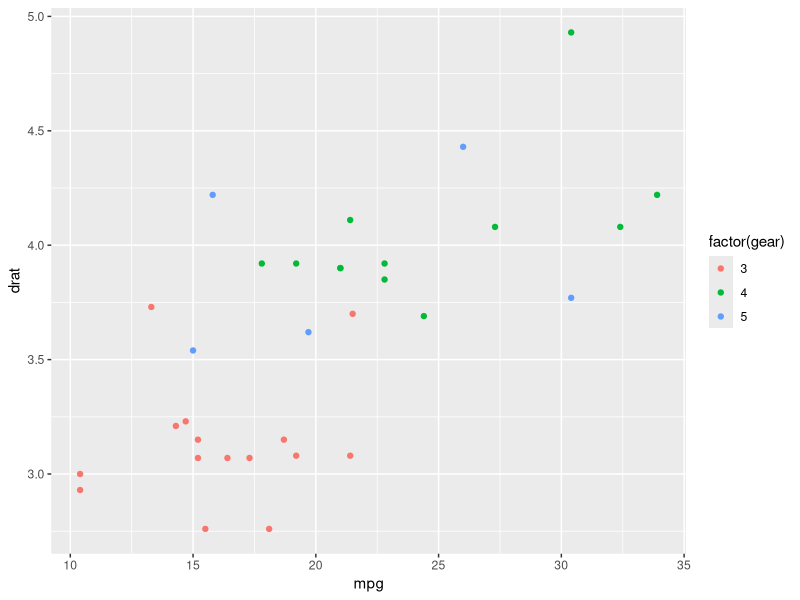
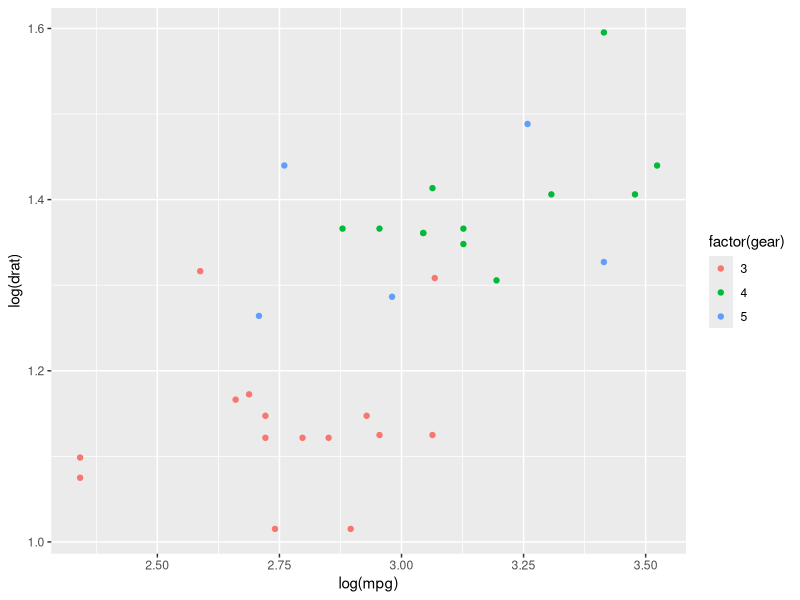
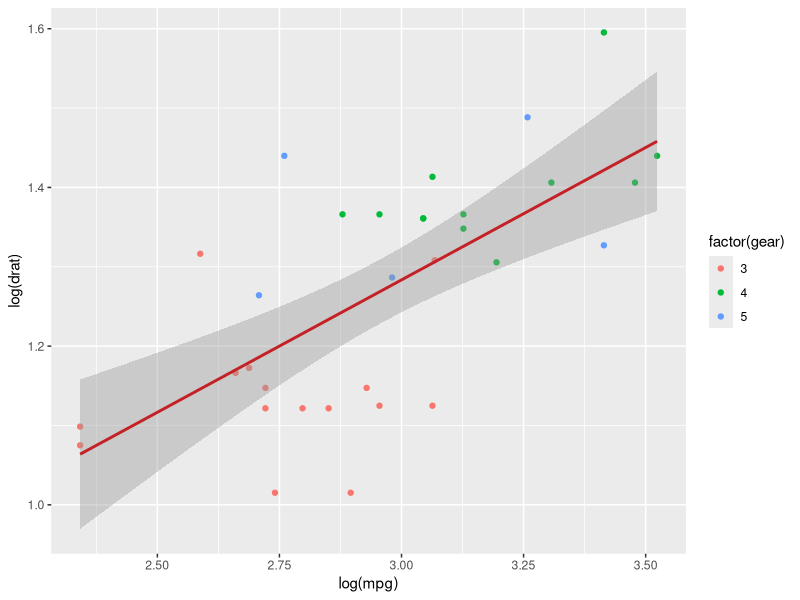
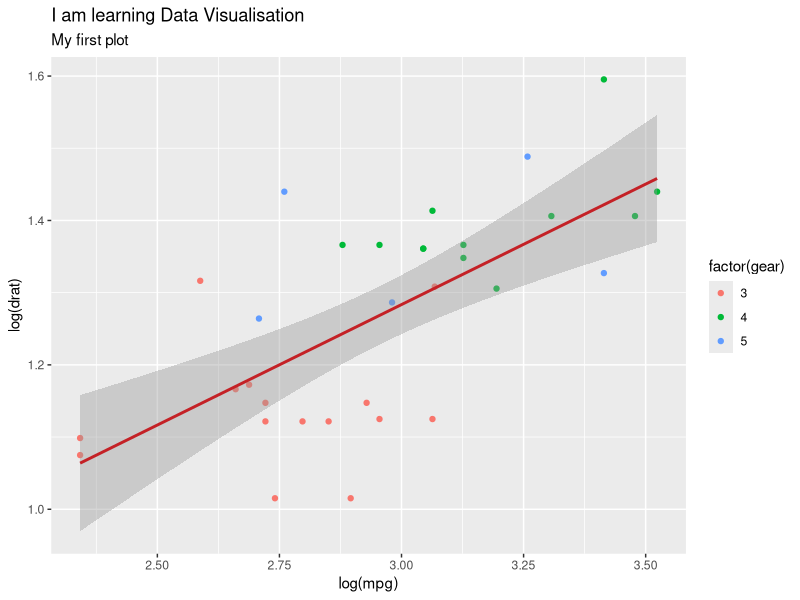
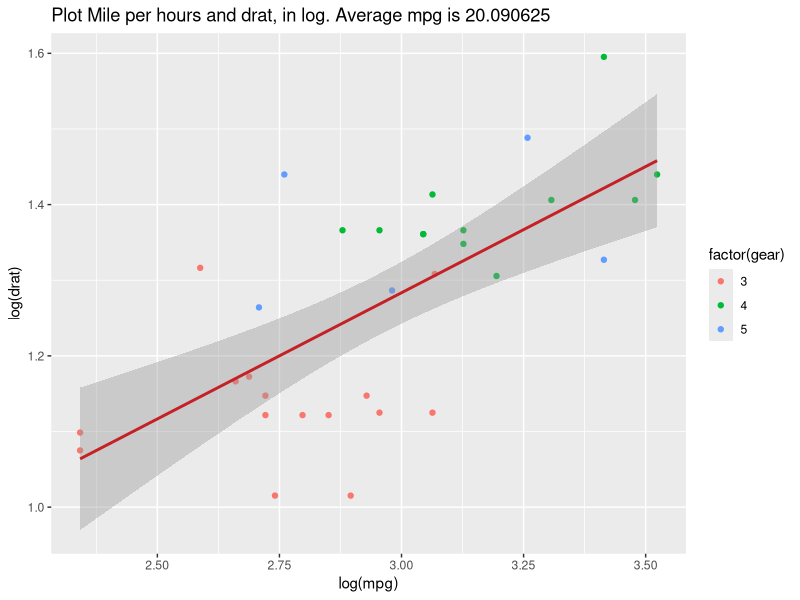
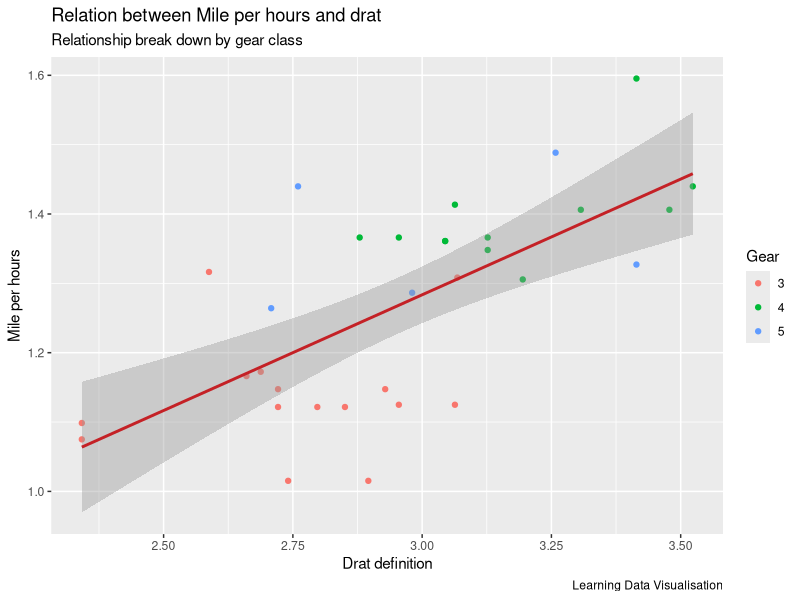
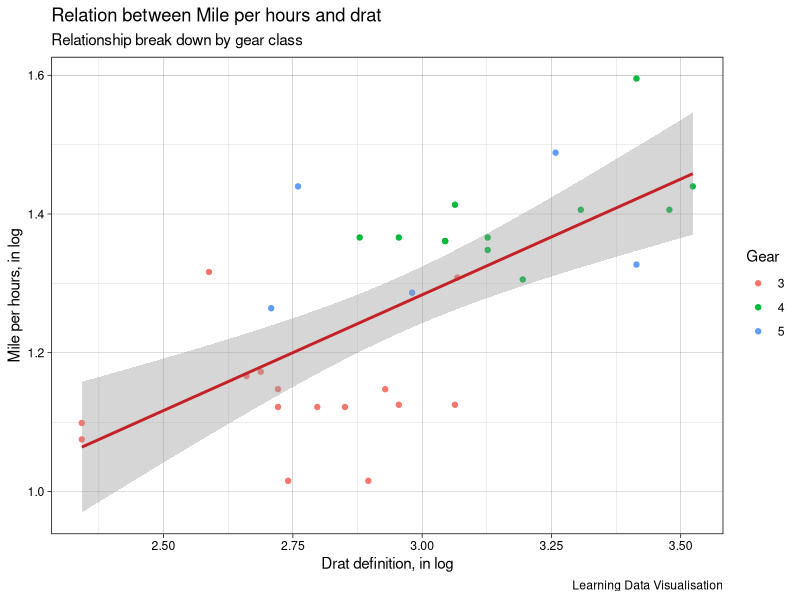
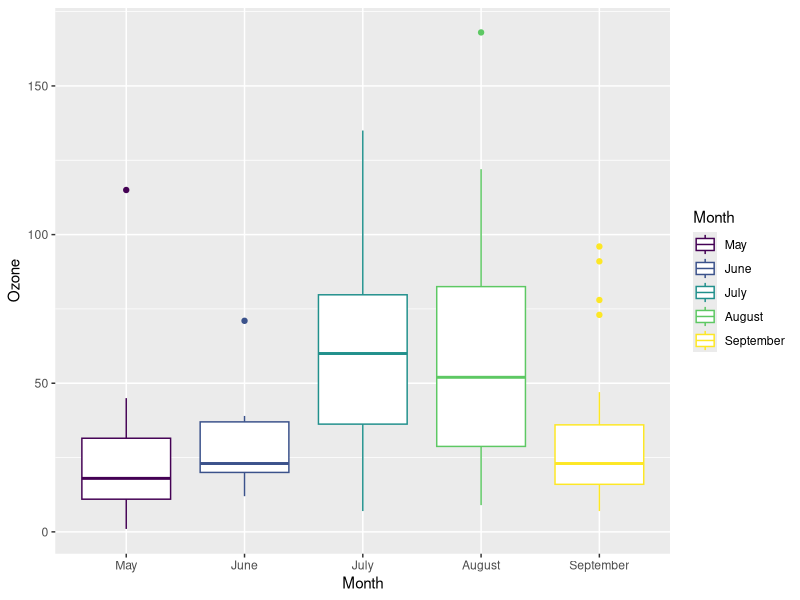

Reproduce these figures in R, in order.
#Data Visualisation
#Scatter Plot

#ggplot2 package
#ggplot2 is very flexible, incorporates many themes and plot specification at a high level of abstraction. 

# ggplot(data, mapping=aes()) +
#   geometric object 
# 
# arguments: 
#   data: Dataset used to plot the graph
# mapping: Control the x and y-axis 
# geometric object: The type of plot you want to show. The most common object are:
#   
#   - Point: `geom_point()` 
# - Bar: `geom_bar()`
# - Line: `geom_line()` 
# - Histogram: `geom_histogram()`

#drat - rear axle ratio data

install.packages("ggplot2")

library(ggplot2)
ggplot(mtcars, aes(x = mpg, y = drat)) +
  geom_point(aes(color = factor(gear)))

ggplot(mtcars, aes(x = log(mpg), y = log(drat))) +
  geom_point(aes(color = factor(gear)))

#You can plot the fitted value of a linear regression.

my_graph <- ggplot(mtcars, aes(x = log(mpg), y = log(drat))) +
  geom_point(aes(color = factor(gear))) +
  stat_smooth(method = "lm",
              col = "#C42126",
              se = TRUE,
              size = 1)
my_graph

#You can add labels with labs()function.

# lab(title = "I am learning Data Visualisation")
# argument:
#   - title: Control the title. It is possible to change or add title with:			
#   - subtitle: Add subtitle below title			
# - caption: Add caption below the graph			
# - x: rename x-axis			
# - y: rename y-axis			
#Example:lab(title = "I am learning Data Visualisation", subtitle = "My first plot")

my_graph +
  labs(
    title = "I am learning Data Visualisation", subtitle = "My first plot"
  )

#Adding Extra Information

mean_mpg <- mean(mtcars$mpg)
my_graph + labs(
  title = paste("Plot Mile per hours and drat, in log. Average mpg is", mean_mpg)
)

#Renaming Axis
my_graph +
  labs(
    x = "Drat definition",
    y = "Mile per hours",
    color = "Gear",
    title = "Relation between Mile per hours and drat",
    subtitle = "Relationship break down by gear class",
    caption = "Learning Data Visualisation"
  )


#Themes used in Data Visualisation
# theme_bw()
# theme_light()
# theme_classis()
# theme_linedraw()
# theme_dark()
# theme_minimal()
# theme_gray()
# theme_void()

my_graph +
  theme_linedraw() +
  labs(
    x = "Drat definition, in log",
    y = "Mile per hours, in log",
    color = "Gear",
    title = "Relation between Mile per hours and drat",
    subtitle = "Relationship break down by gear class",
    caption = "Learning Data Visualisation"
  )
#Working Directory Check
directory <-getwd()
directory

#Saving the Graph
ggsave("my_first_Scatter_plot.png")



######Box Plot#######
##Box plot helps to visualize the distribution of the data by quartile and detect the presence of outliers##
# %>% is called 'pipe operator'to give o/p of prev command to next command as input

library(dplyr)
library(ggplot2)
# Step 1
View(airquality)
data_air <- airquality %>% 
  
  #Step 2
  select(-c(Solar.R, Temp)) %>%
  
  #Step 3
  mutate(Month = factor(Month, order = TRUE, labels = c("May", "June", "July", "August", "September")), 
         
         #Step 4 
         day_cat = factor(ifelse(Day < 10, "Begin", ifelse(Day < 20, "Middle", "End"))))


glimpse(data_air)

## Imp If data has some values missing, replace 'NA' 
#with the mean for that column to avoid losing other values in that record

#Removing NA
data_air_nona <-data_air %>% na.omit()	

# Create a Box Plot
box_plot <- ggplot(data_air_nona, aes(x = Month, y = Ozone , color = Month))

# Add the geometric object box plot
box_plot +
  geom_boxplot()

#If want to flip the side
box_plot +
  geom_boxplot()+
  coord_flip()


#Checking Outliers

box_plot +
  geom_boxplot(outlier.colour = "red",
               outlier.shape = 2,
               outlier.size = 3) +
  theme_classic()


#Plot Mean in Box Plot
box_plot +
  geom_boxplot() +
  stat_summary(fun.y = mean,
               geom = "point",
               size = 3,
               color = "magenta") +
  theme_linedraw()



#Bar Chart
# ggplot(data, mapping = aes()) +
#   geometric object 
# 
# arguments: 
#   data: dataset used to plot the graph 
# mapping: Control the x and y-axis 
# geometric object: The type of plot you want to show. The most common objects are:
#   
#   - Point: `geom_point()`
# - Bar: `geom_bar()`
# - Line: `geom_line()`
# - Histogram: `geom_histogram()` 

library(ggplot2)
# Most basic bar chart
ggplot(mtcars, aes(factor(cyl),
                   fill = factor(cyl))) +
  geom_bar()
#to see all the colors available in R. There are around 650 colors.
grDevices::colors()	


#Add a group in the bars
library(dplyr)
# Step 1
data <- mtcars %>% 
  #Step 2
  mutate(am = factor(am, labels = c("auto", "man")),
         cyl = factor(cyl))


ggplot(data, aes(x = cyl, fill = am)) +
  geom_bar() +
  theme_classic()

##Side By Side Bar

# Bar chart side by side
ggplot(data, aes(x = cyl, fill = am)) +
  geom_bar(position = position_dodge()) +
  theme_classic()